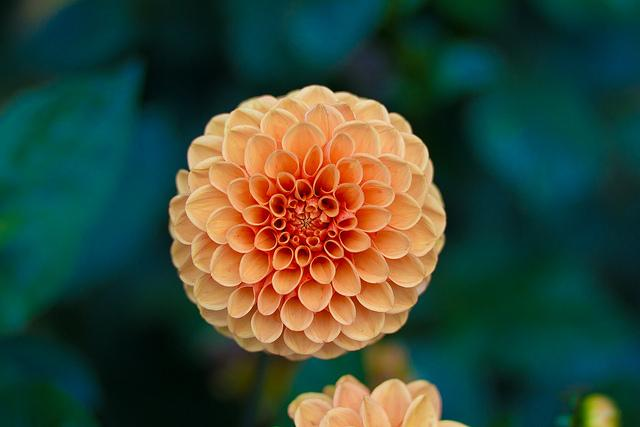
#> input picture flower.jpg, 640 x 427 px
$ jupyter execute edge_detection.ipynb   (older library calls are emulated)
#> lines starting #> are read from the running program, lines starting #| are printed output that depends on the picture; after the words box and inside, x2 and y2 are one past the last pixel; in counts of white or black regions, pixels touching at a corner belong together
### edge_cam.py
import numpy as np
import cv2


def std_filter(img, ksize): return np.sqrt(
    cv2.boxFilter(img**2, -1, (ksize, ksize)) -
    cv2.boxFilter(img, -1, (ksize, ksize))**2
)


def zero_crossing(img, thrsh):
    img_shrx = img.copy()
    img_shrx[:, 1:] = img_shrx[:, :-1]
    img_shdy = img.copy()
    img_shdy[1:, :] = img_shdy[:-1, :]
    res = (img == 0) | (img * img_shrx < 0) | (img * img_shdy < 0)
    std_image = std_filter(img, 3) / img.max()
    res = res & (std_image > thrsh)
    return np.uint8(res)


# [78 lines that do not run on import are left out]

### edge_detection.ipynb
[cell 1]
import matplotlib.pyplot as plt
import numpy as np
from scipy.signal import correlate2d
from cv2 import imread, Canny, Laplacian, IMREAD_GRAYSCALE, CV_64F
from edge_cam import zero_crossing

[cell 2]
test1 = np.zeros((100,100),np.uint8)
test1[:,test1.shape[0]//2:] = 1
n = 2000
r = n // 2
y, x = np.ogrid[:n, :n]
test2 = ((x - r)**2 + (y - r)**2 <= r**2).astype(np.uint8)

# [7 lines of commented-out code are left out]

gx = [[-1,0,1],
      [-2,0,2],
      [-1,0,1]]
gy = [[1,2,1],
      [0,0,0],
      [-1,-2,-1]]

edge_h1 = correlate2d(test1, gx, 'valid')
edge_h2 = correlate2d(test2, gx, 'valid')
edge_v1 = correlate2d(test1, gy, 'valid')
edge_v2 = correlate2d(test2, gy, 'valid')
edge1 = np.sqrt(edge_h1**2 + edge_v1**2)
edge2 = np.sqrt(edge_h2**2 + edge_v2**2)

# a more efficient norm for computing magnitude:

# edge1 = np.abs(edge_h1) + np.abs(edge_v1)
# edge2 = np.abs(edge_h2) + np.abs(edge_v2)

_, ((ax1, ax2, ax3, ax4),
    (ax5, ax6, ax7, ax8)) = plt.subplots(2,4, figsize=(15,10))
ax1.axis('off')
ax1.imshow(test1,'gray')
ax2.axis('off')
ax2.imshow(edge_h1,'gray')
ax3.axis('off')
ax3.imshow(edge_v1,'gray')
ax4.axis('off')
ax4.imshow(edge1,'gray')
ax5.axis('off')
ax5.imshow(test2,'gray')
ax6.axis('off')
ax6.imshow(edge_h2,'gray')
ax7.axis('off')
ax7.imshow(edge_v2,'gray')
ax8.axis('off')
ax8.imshow(edge2,'gray')
plt.show()

### further optimizations:
- > convolve image and derivative of gaussian distribution to save us some extra calculations(instead of taking derivative of the convolved image)

[cell 3]
image = imread('flower.jpg', IMREAD_GRAYSCALE)
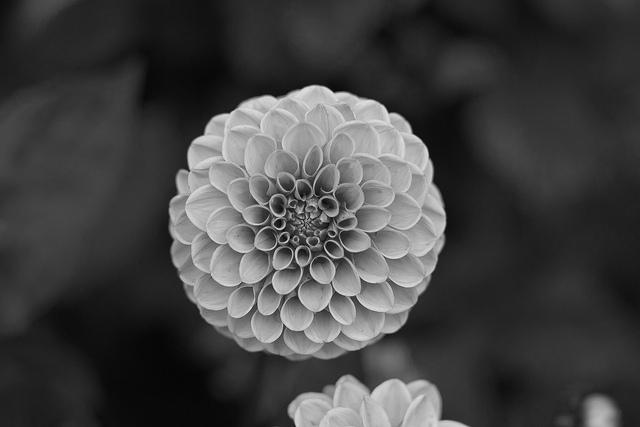
#> image: shape (427, 640); min 0, max 233, mean 66.1
image = correlate2d(image, np.array([[1, 2, 1], [2, 4, 2], [1, 2, 1]])/16).astype(np.uint8) # Smooth the image
#> image: shape (429, 642)
gx_image = correlate2d(image, gx, 'valid')
gy_image = correlate2d(image, gy, 'valid')
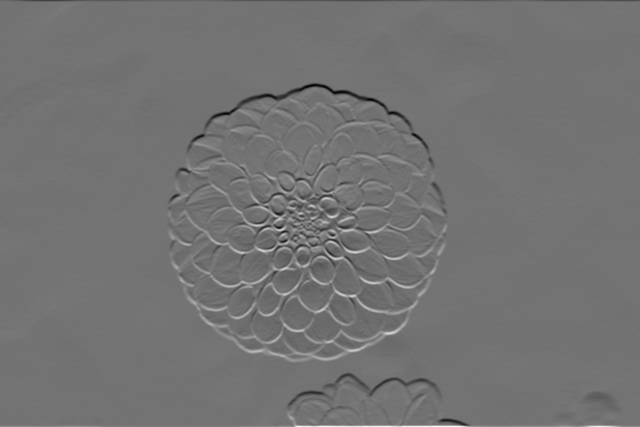
#> gy_image: shape (427, 640) int64; min -518, max 628, mean -0.3; drawn with min black and max white
g_magnitude = np.sqrt(gx_image**2 + gy_image**2)
g_angle = np.arctan2(gy_image, gx_image)
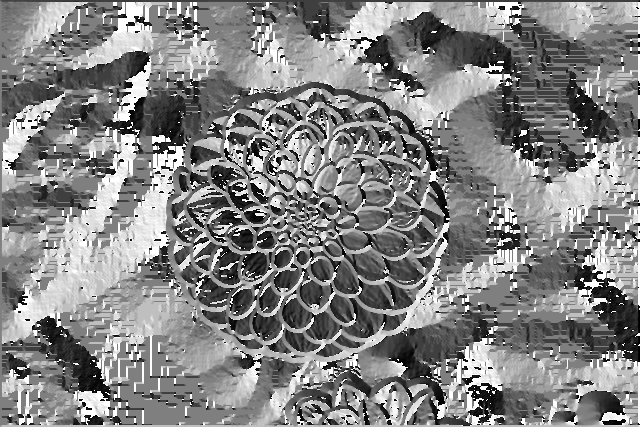
#> g_angle: shape (427, 640) float64; min -3.14, max 3.14, mean 0.122; drawn with min black and max white

laplacian = Laplacian(image, CV_64F, ksize=3)
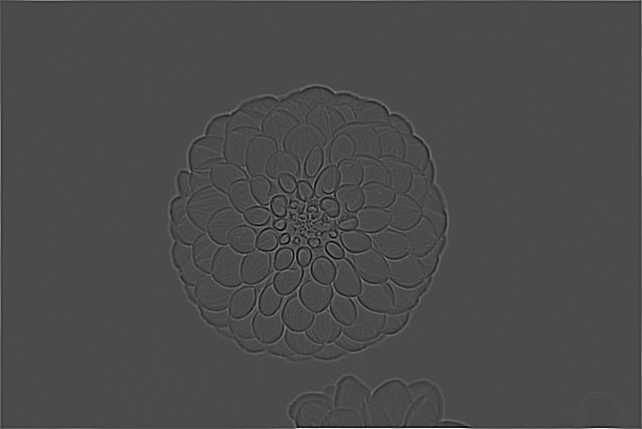
#> laplacian: shape (429, 642) float64; min -346, max 828, mean 0.8; drawn with min black and max white

_, (ax1, ax2, ax3) = plt.subplots(1, 3, figsize=(15, 6))
ax1.axis('off')
ax1.imshow(image, 'gray')
ax2.axis('off')
ax2.set_title('magnitude')
ax2.imshow(((g_magnitude - np.min(g_magnitude))/(np.max(g_magnitude) - np.min(g_magnitude)) * 255).astype(np.uint8), 'gray')
ax3.axis('off')
ax3.set_title('laplacian')
ax3.imshow(laplacian, 'gray')

[cell 4]
l, h = 50, 100
edge_map = np.where(g_magnitude >= h, g_magnitude, 0)
weak_edges = np.argwhere((h > g_magnitude) & (g_magnitude >= l))
#> weak_edges = 16958 pairs, first value 0 to 426, second value 0 to 639

for i, j in weak_edges:
    if np.any(edge_map[i-1:i+2, j-1:j+2] == 255):
        edge_map[i, j] = g_magnitude[i,j]
    else:
        edge_map[i, j] = 0
#> this loop made 16958 passes
#> j on passes 1 to 3: 7, 8, 9

plt.title('manual canny')
plt.imshow(edge_map,'gray')

[cell 5]
nms = np.zeros_like(edge_map, np.uint8)
rows, cols = edge_map.shape
#> rows = 427; cols = 640
for i in range(1, rows - 1):
    for j in range(1, cols - 1):
        angle = g_angle[i,j]
        q = [0, 0]
        if (-np.pi/8 <= angle < np.pi/8) or (7*np.pi/8 <= angle):
            q[0] = edge_map[i,j+1]
            q[1] = edge_map[i,j-1]
        elif (np.pi/8 <= angle < 3*np.pi/8):
            q[0] = edge_map[i+1,j+1]
            q[1] = edge_map[i-1,j-1]
        elif (3*np.pi/8 <= angle < 5*np.pi/8):
            q[0] = edge_map[i+1,j]
            q[1] = edge_map[i-1,j]
        else:
            q[0] = edge_map[i-1,j+1]
            q[1] = edge_map[i+1,j-1]

        if edge_map[i,j] > max(*q):
            nms[i,j] = 255
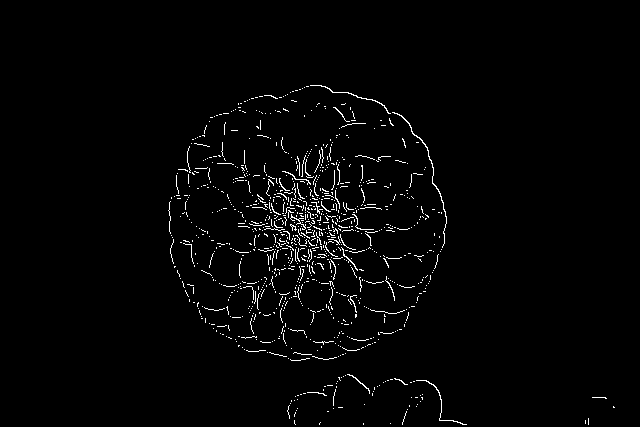
#> nms: shape (427, 640); 1.9% white in thin lines or dots, all inside (x1, y1, x2, y2) = (168, 85, 615, 425)
plt.title('nms')
plt.imshow(nms,'gray')
plt.show()

[cell 6]
plt.title('laplacian')
plt.imshow(zero_crossing(laplacian, .05),'gray')
#> in zero_crossing, `img_shdy[1:, :] = img_shdy[:-1, :]`:
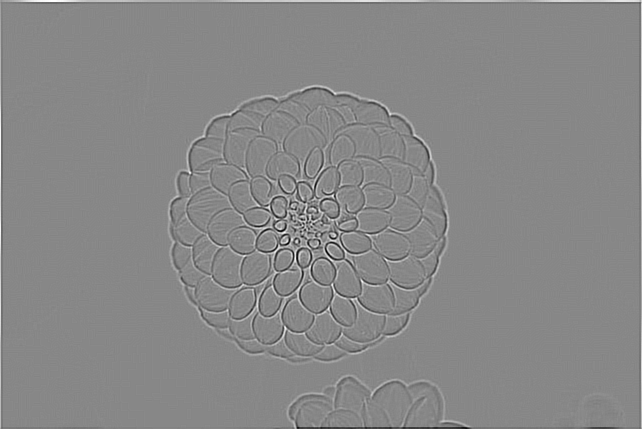
#> img_shdy: shape (429, 642) float64; min -346, max 304, mean 0.5; drawn with min black and max white
#> in zero_crossing, `res = (img == 0) | (img * img_shrx < 0) | (img * img_shdy < 0)`:
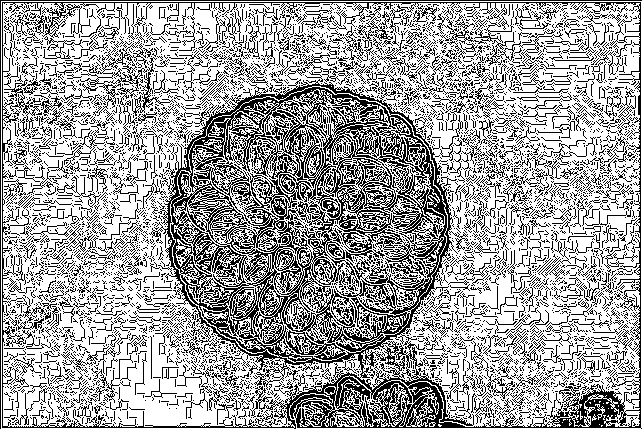
#> res: shape (429, 642) bool; 64.7% white; black in thin lines or dots
#> in zero_crossing, `res = res & (std_image > thrsh)`: res: shape (429, 642) bool; 3.4% white in thin lines or dots
plt.show()

[cell 7]
plt.imshow(Canny(image,l,h, apertureSize=3), 'gray')

### RGB Edge Detection

[cell 8]
from cv2 import Sobel, medianBlur

[cell 9]
rgb = plt.imread('flower.jpg')
rgb_b = medianBlur(rgb, 3)
max_grad = np.zeros(rgb.shape[:2], np.float32)
for i in range(rgb.shape[2]):
    ch = rgb_b[:,:,i]
    max_grad = np.maximum(max_grad, np.sqrt(Sobel(ch, CV_64F, 1, 0)**2 + Sobel(ch, CV_64F, 0, 1)**2))
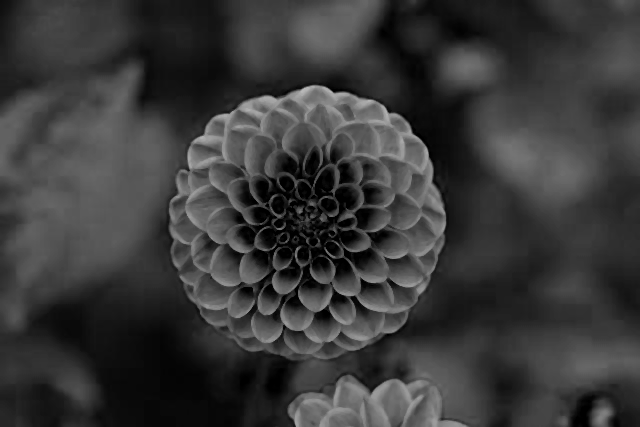
#> ch: shape (427, 640); min 0, max 184, mean 57

plt.title('magnitude')
plt.imshow(max_grad > np.max(max_grad) * .3, 'gray')
plt.show()
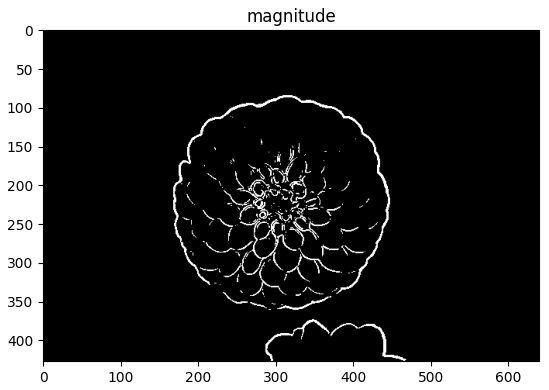
#> figure drawn by matplotlib, 1 panel

rows, cols = max_grad.shape

for i in range(1, rows - 1):
    for j in range(1, cols - 1):
        angle = g_angle[i,j]
        q = [0, 0]
        if (-np.pi/8 <= angle < np.pi/8) or (7*np.pi/8 <= angle):
            q[0] = max_grad[i,j+1]
            q[1] = max_grad[i,j-1]
        elif (np.pi/8 <= angle < 3*np.pi/8):
            q[0] = max_grad[i+1,j+1]
            q[1] = max_grad[i-1,j-1]
        elif (3*np.pi/8 <= angle < 5*np.pi/8):
            q[0] = max_grad[i+1,j]
            q[1] = max_grad[i-1,j]
        else:
            q[0] = max_grad[i-1,j+1]
            q[1] = max_grad[i+1,j-1]

        if max_grad[i,j] < max(*q):
            max_grad[i,j] = 0
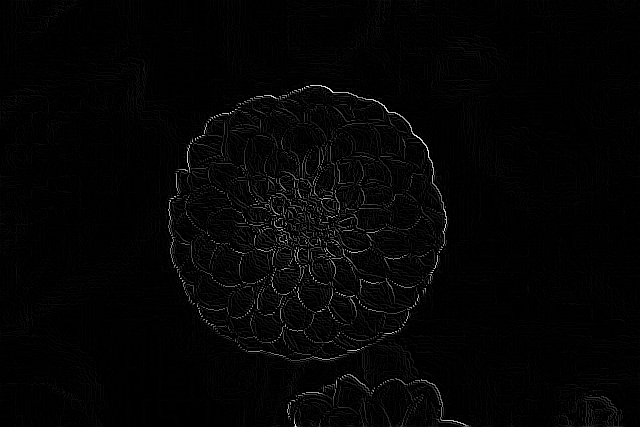
#> max_grad: shape (427, 640) float64; min 0, max 783.8, mean 14.3; drawn with min black and max white
plt.title('nms')
plt.imshow(max_grad,'gray')
plt.show()
